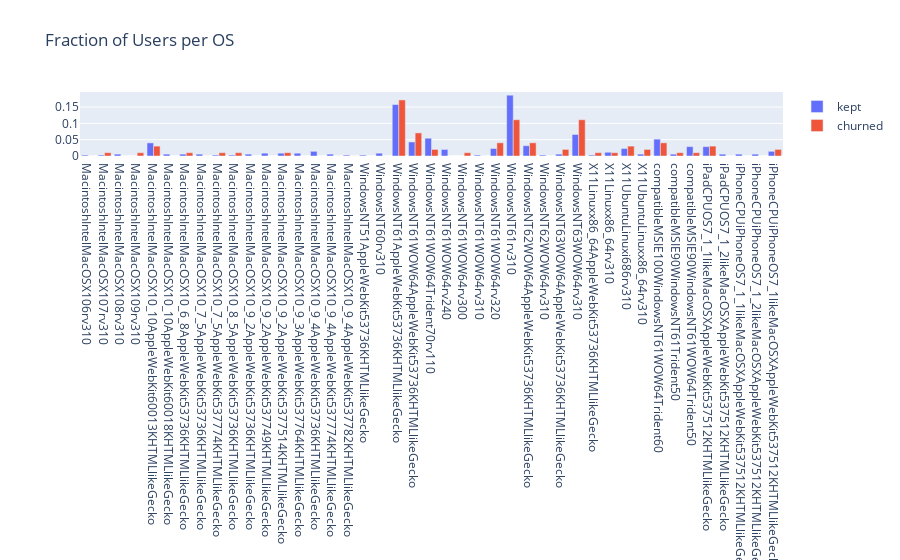

Source (notebook cell):
### Code cell
os_dist = unassembled_bylabel.agg(*[(F.sum(col)/F.count(col)).alias(col) for col in KNOWN_OS])
os_dist.cache()
od_kept = os_dist.filter(F.col('label')==0).collect()[0].asDict()
kept_os = [od_kept[browser] for browser in KNOWN_OS]
od_churn = os_dist.filter(F.col('label')==1).collect()[0].asDict()
churn_os = [od_churn[browser] for browser in KNOWN_OS]

fig = gob.Figure(data=[
        gob.Bar(name="kept", x=KNOWN_OS, y=kept_os),
        gob.Bar(name="churned", x=KNOWN_OS, y=churn_os)
    ]
)
fig.update_layout(barmode='group',
                  title="Fraction of Users per OS")
fig.show()

### Figure 1 — Plotly figure (JSON) as saved in the notebook; plotly's stock layout.template omitted (floating-point values rounded to 4 significant figures)
{"data": [{"name": "kept", "type": "bar", "x": ["MacintoshIntelMacOSX106rv310", "MacintoshIntelMacOSX107rv310", "MacintoshIntelMacOSX108rv310", "MacintoshIntelMacOSX109rv310", "MacintoshIntelMacOSX10_10AppleWebKit60013KHTMLlikeGecko", "MacintoshIntelMacOSX10_10AppleWebKit60018KHTMLlikeGecko", "MacintoshIntelMacOSX10_6_8AppleWebKit53736KHTMLlikeGecko", "MacintoshIntelMacOSX10_7_5AppleWebKit53736KHTMLlikeGecko", "MacintoshIntelMacOSX10_7_5AppleWebKit537774KHTMLlikeGecko", "MacintoshIntelMacOSX10_8_5AppleWebKit53736KHTMLlikeGecko", "MacintoshIntelMacOSX10_9_2AppleWebKit53736KHTMLlikeGecko", "MacintoshIntelMacOSX10_9_2AppleWebKit537749KHTMLlikeGecko", "MacintoshIntelMacOSX10_9_2AppleWebKit5377514KHTMLlikeGecko", "MacintoshIntelMacOSX10_9_3AppleWebKit537764KHTMLlikeGecko", "MacintoshIntelMacOSX10_9_4AppleWebKit53736KHTMLlikeGecko", "MacintoshIntelMacOSX10_9_4AppleWebKit537774KHTMLlikeGecko", "MacintoshIntelMacOSX10_9_4AppleWebKit537782KHTMLlikeGecko", "WindowsNT51AppleWebKit53736KHTMLlikeGecko", "WindowsNT60rv310", "WindowsNT61AppleWebKit53736KHTMLlikeGecko", "WindowsNT61WOW64AppleWebKit53736KHTMLlikeGecko", "WindowsNT61WOW64Trident70rv110", "WindowsNT61WOW64rv240", "WindowsNT61WOW64rv300", "WindowsNT61WOW64rv310", "WindowsNT61WOW64rv320", "WindowsNT61rv310", "WindowsNT62WOW64AppleWebKit53736KHTMLlikeGecko", "WindowsNT62WOW64rv310", "WindowsNT63WOW64AppleWebKit53736KHTMLlikeGecko", "WindowsNT63WOW64rv310", "X11Linuxx86_64AppleWebKit53736KHTMLlikeGecko", "X11Linuxx86_64rv310", "X11UbuntuLinuxi686rv310", "X11UbuntuLinuxx86_64rv310", "compatibleMSIE100WindowsNT61WOW64Trident60", "compatibleMSIE90WindowsNT61Trident50", "compatibleMSIE90WindowsNT61WOW64Trident50", "iPadCPUOS7_1_1likeMacOSXAppleWebKit537512KHTMLlikeGecko", "iPadCPUOS7_1_2likeMacOSXAppleWebKit537512KHTMLlikeGecko", "iPhoneCPUiPhoneOS7_1_1likeMacOSXAppleWebKit537512KHTMLlikeGecko", "iPhoneCPUiPhoneOS7_1_2likeMacOSXAppleWebKit537512KHTMLlikeGecko", "iPhoneCPUiPhoneOS7_1likeMacOSXAppleWebKit537512KHTMLlikeGecko"], "y": [0.002865, 0.002865, 0.005731, 0, 0.04011, 0.005731, 0.005731, 0.005731, 0.002865, 0.002865, 0.005731, 0.008596, 0.008596, 0.008596, 0.01433, 0.005731, 0.002865, 0.002865, 0.008596, 0.1576, 0.04298, 0.05444, 0.02006, 0, 0.002865, 0.02292, 0.1862, 0.03152, 0.002865, 0.005731, 0.0659, 0.002865, 0.01146, 0.02292, 0.005731, 0.05158, 0.005731, 0.02865, 0.02865, 0.005731, 0.005731, 0.005731, 0.01433]}, {"name": "churned", "type": "bar", "x": ["MacintoshIntelMacOSX106rv310", "MacintoshIntelMacOSX107rv310", "MacintoshIntelMacOSX108rv310", "MacintoshIntelMacOSX109rv310", "MacintoshIntelMacOSX10_10AppleWebKit60013KHTMLlikeGecko", "MacintoshIntelMacOSX10_10AppleWebKit60018KHTMLlikeGecko", "MacintoshIntelMacOSX10_6_8AppleWebKit53736KHTMLlikeGecko", "MacintoshIntelMacOSX10_7_5AppleWebKit53736KHTMLlikeGecko", "MacintoshIntelMacOSX10_7_5AppleWebKit537774KHTMLlikeGecko", "MacintoshIntelMacOSX10_8_5AppleWebKit53736KHTMLlikeGecko", "MacintoshIntelMacOSX10_9_2AppleWebKit53736KHTMLlikeGecko", "MacintoshIntelMacOSX10_9_2AppleWebKit537749KHTMLlikeGecko", "MacintoshIntelMacOSX10_9_2AppleWebKit5377514KHTMLlikeGecko", "MacintoshIntelMacOSX10_9_3AppleWebKit537764KHTMLlikeGecko", "MacintoshIntelMacOSX10_9_4AppleWebKit53736KHTMLlikeGecko", "MacintoshIntelMacOSX10_9_4AppleWebKit537774KHTMLlikeGecko", "MacintoshIntelMacOSX10_9_4AppleWebKit537782KHTMLlikeGecko", "WindowsNT51AppleWebKit53736KHTMLlikeGecko", "WindowsNT60rv310", "WindowsNT61AppleWebKit53736KHTMLlikeGecko", "WindowsNT61WOW64AppleWebKit53736KHTMLlikeGecko", "WindowsNT61WOW64Trident70rv110", "WindowsNT61WOW64rv240", "WindowsNT61WOW64rv300", "WindowsNT61WOW64rv310", "WindowsNT61WOW64rv320", "WindowsNT61rv310", "WindowsNT62WOW64AppleWebKit53736KHTMLlikeGecko", "WindowsNT62WOW64rv310", "WindowsNT63WOW64AppleWebKit53736KHTMLlikeGecko", "WindowsNT63WOW64rv310", "X11Linuxx86_64AppleWebKit53736KHTMLlikeGecko", "X11Linuxx86_64rv310", "X11UbuntuLinuxi686rv310", "X11UbuntuLinuxx86_64rv310", "compatibleMSIE100WindowsNT61WOW64Trident60", "compatibleMSIE90WindowsNT61Trident50", "compatibleMSIE90WindowsNT61WOW64Trident50", "iPadCPUOS7_1_1likeMacOSXAppleWebKit537512KHTMLlikeGecko", "iPadCPUOS7_1_2likeMacOSXAppleWebKit537512KHTMLlikeGecko", "iPhoneCPUiPhoneOS7_1_1likeMacOSXAppleWebKit537512KHTMLlikeGecko", "iPhoneCPUiPhoneOS7_1_2likeMacOSXAppleWebKit537512KHTMLlikeGecko", "iPhoneCPUiPhoneOS7_1likeMacOSXAppleWebKit537512KHTMLlikeGecko"], "y": [0, 0.0101, 0, 0.0101, 0.0303, 0, 0.0101, 0, 0.0101, 0.0101, 0, 0, 0.0101, 0, 0, 0, 0, 0, 0, 0.1717, 0.07071, 0.0202, 0, 0.0101, 0, 0.0404, 0.1111, 0.0404, 0, 0.0202, 0.1111, 0.0101, 0.0101, 0.0303, 0.0202, 0.0404, 0.0101, 0.0101, 0.0303, 0, 0, 0, 0.0202]}], "layout": {"barmode": "group", "title": {"text": "Fraction of Users per OS"}}}
